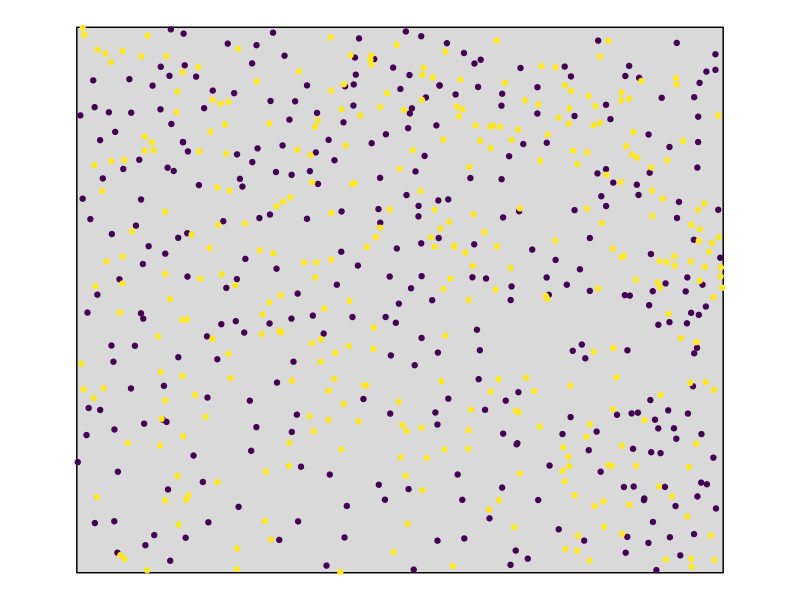

Here is the R script that generated this plot:
## ---- chunk 1
  library(ggplot2)
  library(spatstat)

  data <- read.table("Data/DouglasFir_LiveDead_OGN.txt", 
                     sep = ";", dec = ".", header = TRUE)
  
  window <- spatstat.geom::ripras(data[,1:2], shape = "rectangle")

  ggplot2::ggplot(data = data) + 
     ggplot2::geom_polygon(data = as.data.frame(window),
                           ggplot2::aes(x = x, y = y),
                           col = "black", fill = "grey85") +
    ggplot2::geom_point(ggplot2::aes(x = x, y = y, col = mark)) + 
    ggplot2::coord_equal() + 
    ggplot2::scale_color_viridis_c() + 
    ggplot2::guides(col = FALSE) + 
    ggplot2::theme_void()
